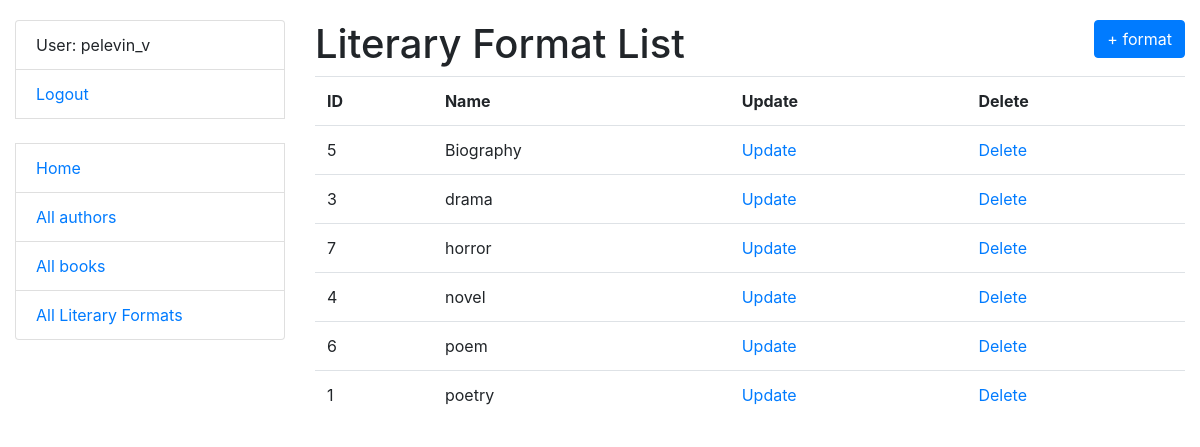
Screenshot of /catalog/literary-formats/ (signed in) with the database file from the repository.
### catalog/models.py (models this page shows, shortened)
class Author(AbstractUser):
    pseudonym = models.CharField(max_length=63, null=True, blank=True)
    class Meta:
        ordering = ["username"]

class LiteraryFormat(models.Model):
    name = models.CharField(max_length=255)
    class Meta:
        ordering = ["name"]

### catalog/views.py (the view)
class LiteraryFormatListView(LoginRequiredMixin, generic.ListView):
    model = LiteraryFormat
    template_name = "catalog/literary_format_list.html"
    context_object_name = "literary_format_list"

### templates/catalog/literary_format_list.html
{% extends "base.html" %}
{% block content %}
    <h1>
      Literary Format List
      <a style="float: right" class="btn btn-primary" href="{% url 'catalog:literary-format-create' %}">+ format</a>
    </h1>
    {% if literary_format_list %}
      <table class="table">
        <tr>
          <th>ID</th>
          <th>Name</th>
          <th>Update</th>
          <th>Delete</th>
        </tr>
        {% for literary_format in literary_format_list %}
          <tr>
            <td>{{ literary_format.id }}</td>
            <td>{{ literary_format.name }}</td>
            <td>
              <a href="{% url "catalog:literary-format-update" pk=literary_format.id %}">Update</a>
            </td>
            <td>
              <a href="{% url "catalog:literary-format-delete" pk=literary_format.id %}">Delete</a>
            </td>
          </tr>
        {% endfor %}
      </table>
    {% else %}
      <p>There are no literary formats in library</p>
    {% endif %}
{% endblock %}

### templates/includes/sidebar.html
<ul class="sidebar-nav list-group">
  {% if user.is_authenticated %}
    <li class="list-group-item">User: {{ user.username }}</li>
    <li class="list-group-item"><a href="{% url 'logout' %}">Logout</a></li>
  {% else %}
    <li class="list-group-item"><a href="{% url 'login' %}">login</a></li>
  {% endif %}
  <br>
  <li class="list-group-item"><a href="{% url 'catalog:index' %}">Home</a></li>
  <li class="list-group-item"><a href="{% url 'catalog:author-list' %}">All authors</a></li>
  <li class="list-group-item"><a href="{% url 'catalog:book-list' %}">All books</a></li>
  <li class="list-group-item"><a href="{% url 'catalog:literary-format-list'%}">All Literary Formats</a></li>
</ul>

### static/css/styles.css (style rules this page uses)
body { margin-top: 20px; }
.sidebar-nav { padding: 0; list-style: none; }

### rows the page displays
Author: username "pelevin_v"
LiteraryFormat: id "5", name "Biography"
LiteraryFormat: id "3", name "drama"
LiteraryFormat: id "7", name "horror"
LiteraryFormat: id "4", name "novel"
LiteraryFormat: id "6", name "poem"
LiteraryFormat: id "1", name "poetry"
